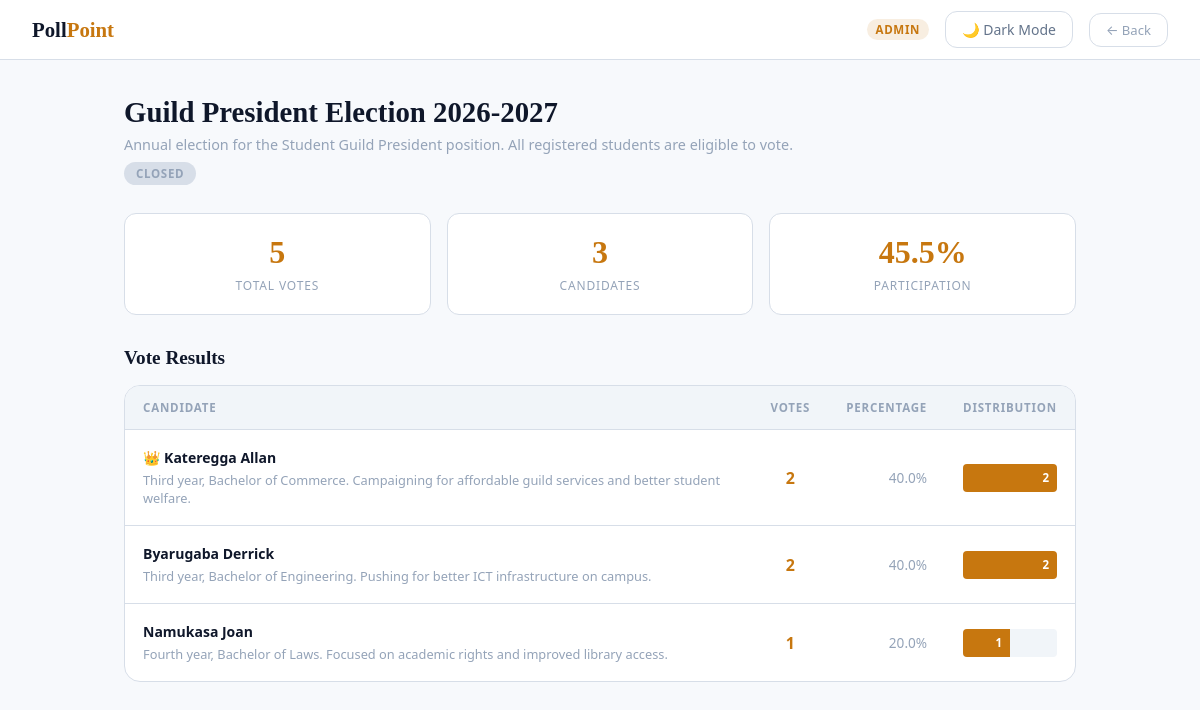
Screenshot of /admin_results.php?election_id=1 (signed in) with the database file from the repository.
### tables this page shows
CREATE TABLE `elections` (
  `id` int UNSIGNED NOT NULL,
  `title` varchar(200) NOT NULL,
  `description` text,
  `status` enum('pending','open','closed') NOT NULL DEFAULT 'pending',
  `created_by` int UNSIGNED NOT NULL,
  `created_at` datetime NOT NULL DEFAULT CURRENT_TIMESTAMP
);

CREATE TABLE `candidates` (
  `id` int UNSIGNED NOT NULL,
  `election_id` int UNSIGNED NOT NULL,
  `name` varchar(100) NOT NULL,
  `description` text,
  `added_at` datetime NOT NULL DEFAULT CURRENT_TIMESTAMP
);

### admin_results.php (the view, shortened to what this page needs)
<?php
require_once 'db.php';
$election_id = intval($_GET['election_id'] ?? 0);
$stmt = mysqli_prepare($conn,
    "SELECT id, title, description, status FROM elections WHERE id = ?"
);
mysqli_stmt_bind_param($stmt, "i", $election_id);
mysqli_stmt_execute($stmt);
$result   = mysqli_stmt_get_result($stmt);
$election = mysqli_fetch_assoc($result);
$stmt = mysqli_prepare($conn,
    "SELECT
        c.id,
        c.name,
        c.description,
        COUNT(v.id) AS vote_count
     FROM candidates c
     LEFT JOIN votes v ON v.candidate_id = c.id AND v.election_id = ?
     WHERE c.election_id = ?
     GROUP BY c.id, c.name, c.description
     ORDER BY vote_count DESC"
);
mysqli_stmt_bind_param($stmt, "ii", $election_id, $election_id);
mysqli_stmt_execute($stmt);
$result     = mysqli_stmt_get_result($stmt);
$candidates = [];
while ($row = mysqli_fetch_assoc($result)) {
    $candidates[] = $row;
}
$total_votes = array_sum(array_column($candidates, 'vote_count'));
$max_votes = !empty($candidates) ? $candidates[0]['vote_count'] : 0;
$r = mysqli_query($conn, "SELECT COUNT(*) AS c FROM eligible_students WHERE is_claimed = 1");
$eligible_count = mysqli_fetch_assoc($r)['c'] ?? 0;
$participation_pct = $eligible_count > 0 ? round(($total_votes / $eligible_count) * 100, 1) : 0;
?>
<!DOCTYPE html>
<html lang="en">
<head>
    <link rel="stylesheet" href="styles.css">
</head>
<body>
<nav class="topbar">
    <div class="topbar-left">
        <div class="topbar-logo">Poll<span>Point</span></div>
    </div>
    <div class="topbar-right">
        <span class="admin-badge">Admin</span>
        <button id="theme-toggle-btn" class="theme-toggle-btn" onclick="toggleTheme()">🌙 Dark Mode</button>
        <a href="admin_elections.php" class="btn-back">← Back</a>
    </div>
</nav>
<main class="main">
    <div class="page-header">
        <h1><?php echo htmlspecialchars($election['title']); ?></h1>
        <?php if (!empty($election['description'])): ?>
        <p><?php echo htmlspecialchars($election['description']); ?></p>
        <?php endif; ?>
        <span class="status-pill pill-<?php echo $election['status']; ?>">
            <?php echo ucfirst($election['status']); ?>
        </span>
    </div>
    <div class="stat-row">
        <div class="stat-box">
            <div class="num"><?php echo $total_votes; ?></div>
            <div class="lbl">Total Votes</div>
        </div>
        <div class="stat-box">
            <div class="num"><?php echo count($candidates); ?></div>
            <div class="lbl">Candidates</div>
        </div>
        <div class="stat-box">
            <div class="num"><?php echo $participation_pct; ?>%</div>
            <div class="lbl">Participation</div>
        </div>
    </div>
    <h2 class="results-title">Vote Results</h2>
    <?php if (!empty($candidates)): ?>
    <div class="table-wrap">
        <table>
            <thead>
                <tr>
                    <th>Candidate</th>
                    <th style="text-align: center;">Votes</th>
                    <th style="text-align: right;">Percentage</th>
                    <th>Distribution</th>
                </tr>
            </thead>
            <tbody>
            <?php foreach ($candidates as $idx => $candidate):
                $vote_pct = $total_votes > 0 ? ($candidate['vote_count'] / $total_votes) * 100 : 0;
                $bar_width = $total_votes > 0 ? ($candidate['vote_count'] / $max_votes) * 100 : 0;
            ?>
                <tr>
                    <td>
                        <div class="candidate-info">
                            <div class="candidate-name">
                                <?php if ($idx === 0 && $max_votes > 0): ?>
                                👑
                                <?php endif; ?>
                                <?php echo htmlspecialchars($candidate['name']); ?>
                            </div>
                            <?php if (!empty($candidate['description'])): ?>
                            <div class="candidate-desc"><?php echo htmlspecialchars($candidate['description']); ?></div>
                            <?php endif; ?>
                        </div>
                    </td>
                    <td class="vote-count"><?php echo $candidate['vote_count']; ?></td>
                    <td class="vote-pct"><?php echo number_format($vote_pct, 1); ?>%</td>
                    <td>
                        <div class="bar-container">
                            <div class="bar-fill<?php echo $idx === 0 && $max_votes > 0 ? ' leading' : ''; ?>"
                                 style="width: <?php echo $bar_width; ?>%">
                                <?php if ($bar_width > 15): ?>
                                    <?php echo $candidate['vote_count']; ?>
                                <?php endif; ?>
                            </div>
                        </div>
                    </td>
                </tr>
            <?php endforeach; ?>
            </tbody>
        </table>
    </div>
    <?php else: ?>
    <div class="empty-message">
        <p>No candidates have been added to this election yet.</p>
    </div>
    <?php endif; ?>
</main>
</body>
</html>

### styles.css (style rules this page uses)
:root { color-scheme: light; --font-sans: system-ui, -apple-system, BlinkMacSystemFont, "Segoe UI", Roboto, Arial, sans-serif; --font-serif: Georgia, "Times New Roman", Times, serif; --space-1: 4px; --space-2: 8px; --space-3: 12px; --space-4: 16px; --space-5: 20px; --space-6: 24px; --space-8: 32px; --space-10: 40px; --radius-sm: 8px; --radius-md: 12px; --radius-lg: 16px; --radius-xl: 20px; --bg-page: #f7f9fc; --bg-surface: #ffffff; --bg-surface-2: #f1f5f9; --bg-surface-3: #eaf0f7; --bg-overlay: rgba(15, 23, 42, 0.55); --text-primary: #0f172a; --text-secondary: #64748b; --text-muted: #94a3b8; --text-inverse: #ffffff; --border-subtle: #d7dee8; --border-strong: #b8c3d3; --shadow-sm: 0 1px 2px rgba(15, 23, 42, 0.06); --shadow-md: 0 10px 30px rgba(15, 23, 42, 0.10); --shadow-lg: 0 18px 45px rgba(15, 23, 42, 0.14); --accent: #c7770f; --accent-hover: #a9640b; --accent-soft: rgba(199, 119, 15, 0.12); --success: #15803d; --success-soft: rgba(21, 128, 61, 0.12); --warning: #b45309; --warning-soft: rgba(180, 83, 9, 0.12); --danger: #dc2626; --danger-soft: rgba(220, 38, 38, 0.12); --info: #2563eb; --info-soft: rgba(37, 99, 235, 0.12); --focus-ring: 0 0 0 3px rgba(199, 119, 15, 0.22); --transition-fast: 120ms ease; --transition-base: 180ms ease; --transition-slow: 260ms ease; --page-background: var(--bg-page); --surface: var(--bg-surface); --surface-elevated: var(--bg-surface-2); --surface-raised: var(--bg-surface-3); --card-background: var(--bg-surface); --card-border: var(--border-subtle); --header-background: var(--bg-surface); --input-background: var(--bg-surface); --input-border: var(--border-subtle); --input-text: var(--text-primary); --input-placeholder: var(--text-muted); --button-primary-bg: var(--accent); --button-primary-text: var(--text-inverse); --button-primary-hover: var(--accent-hover); --button-secondary-bg: var(--bg-surface-2); --button-secondary-text: var(--text-primary); --button-secondary-border: var(--border-subtle); --table-header-bg: var(--bg-surface-2); --table-row-hover: var(--bg-surface-2); --modal-backdrop: var(--bg-overlay); }
html { background: var(--page-background); }
body { background: var(--page-background); color: var(--text-primary); font-family: var(--font-sans); transition: background-color var(--transition-base), color var(--transition-base); }
button, input, select, textarea { font: inherit; }
.theme-toggle-btn { display: inline-flex; align-items: center; gap: var(--space-2); padding: var(--space-2) var(--space-4); background: transparent; border: 1px solid var(--border-subtle); border-radius: var(--radius-md); color: var(--text-secondary); font-family: var(--font-sans); font-size: 0.875rem; cursor: pointer; transition: border-color var(--transition-base), color var(--transition-base), background-color var(--transition-base); white-space: nowrap; }

### rows the page displays
elections: title "Guild President Election 2026-2027", description "Annual election for the Student Guild President position. All registered students are eligible to vote.", status "CLOSED"
candidates: name "Kateregga Allan", description "Third year, Bachelor of Commerce. Campaigning for affordable guild services and better student welfare.", vote_count "2", vote_pct "40.0", $bar_width 100 (drawn)
candidates: name "Byarugaba Derrick", description "Third year, Bachelor of Engineering. Pushing for better ICT infrastructure on campus.", vote_count "2", vote_pct "40.0", $bar_width 100 (drawn)
candidates: name "Namukasa Joan", description "Fourth year, Bachelor of Laws. Focused on academic rights and improved library access.", vote_count "1", vote_pct "20.0", $bar_width 50 (drawn)

### other values shown
$total_votes "5"
count($candidates) "3"
$participation_pct "45.5"
